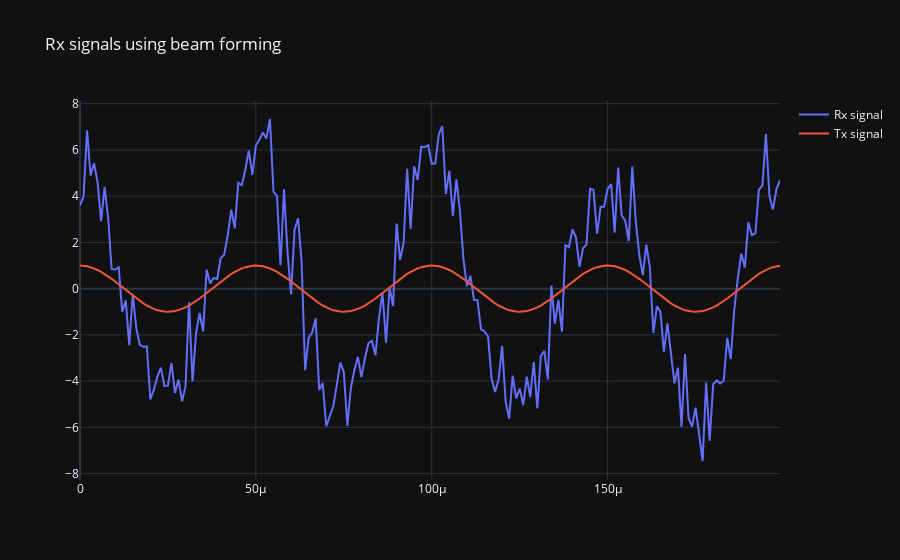

Notebook cell for this chart:
### Markdown cell above
# Create beam from receivers

### Code cell
X_weighted = beamforming.beamforming(rx_signals, steering_vectors)

if use_matplotlib:
    plt.plot(np.asarray(X_weighted).squeeze().real[0:200], label="Rx signal") # the asarray and squeeze are just annoyances we have to do because we came from a matrix
    plt.plot(np.asarray(tx_signal).squeeze().real[0:200], label="Tx signal")
    plt.legend()
    plt.show()
else:
    fig = go.Figure()
    fig.add_trace(go.Scatter(x=t[0:200], y=np.asarray(X_weighted).squeeze().real[0:200], mode='lines', name="Rx signal"))
    fig.add_trace(go.Scatter(x=t[0:200], y=np.asarray(tx_signal).squeeze().real[0:200], mode='lines', name="Tx signal"))
    fig.update_layout(template="plotly_dark", title_text="Rx signals using beam forming")
    fig.show()

### Figure 1 — Plotly figure (JSON) as saved in the notebook; plotly's stock layout.template omitted (floating-point values rounded to 4 significant figures; data arrays with more than 128 entries replaced by an {"elided": "..."} marker saying what was removed)
{"data": [{"mode": "lines", "name": "Rx signal", "type": "scatter", "x": {"elided": "200 float values"}, "y": {"elided": "200 float values"}}, {"mode": "lines", "name": "Tx signal", "type": "scatter", "x": {"elided": "200 float values"}, "y": {"elided": "200 float values"}}], "layout": {"title": {"text": "Rx signals using beam forming"}}}
